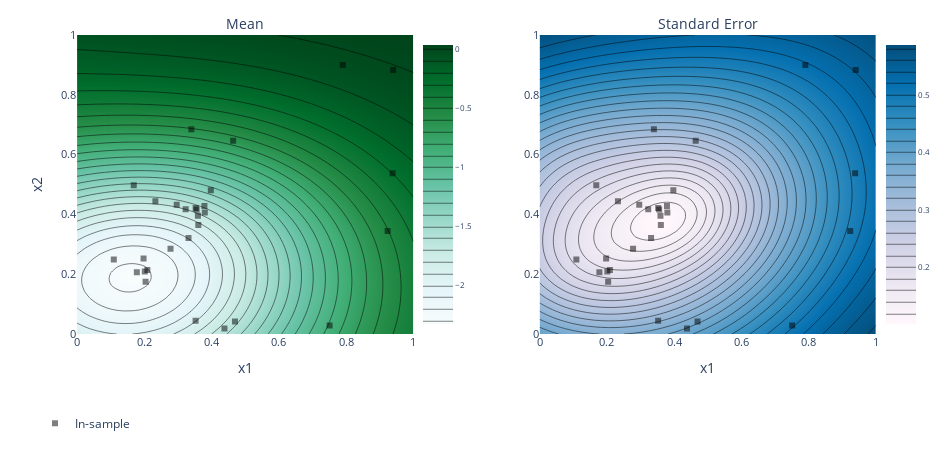

Notebook source saved alongside this figure:
### Markdown cell above
### 3. Plot results
Here we arbitrarily select "x1" and "x2" as the two parameters to plot for both metrics, "hartmann6" and "l2norm".

### Code cell
render(plot_contour(model=model, param_x='x1', param_y='x2', metric_name='hartmann6'))
